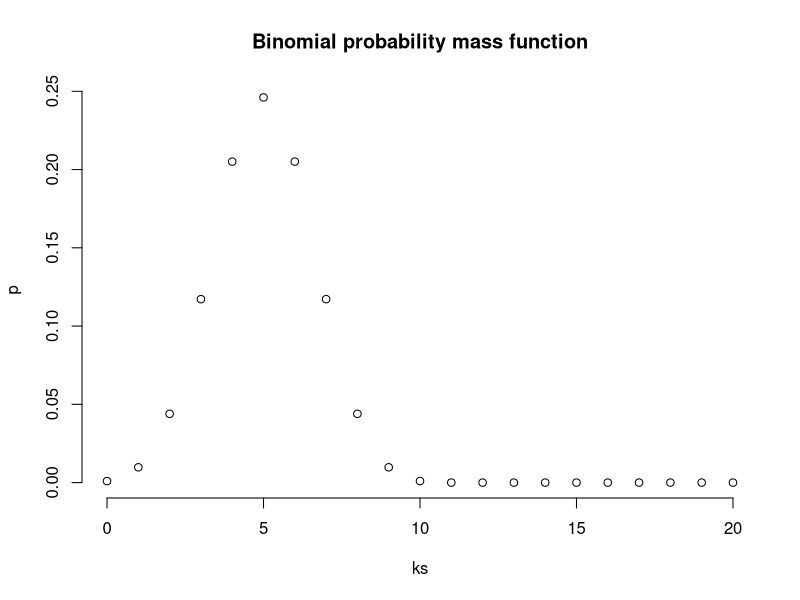
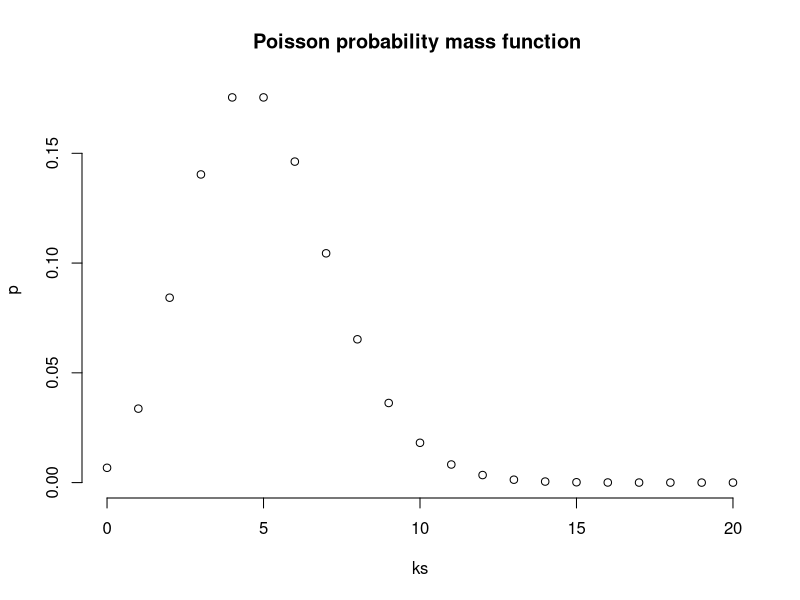
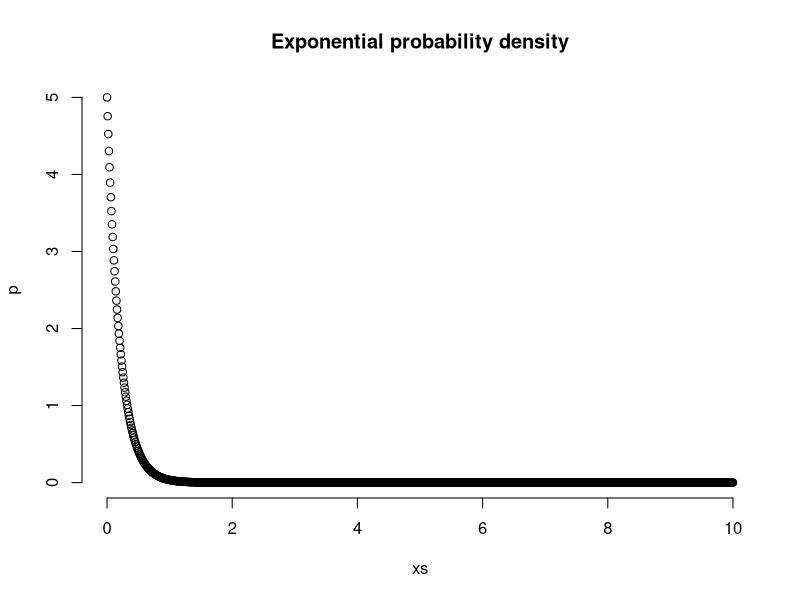
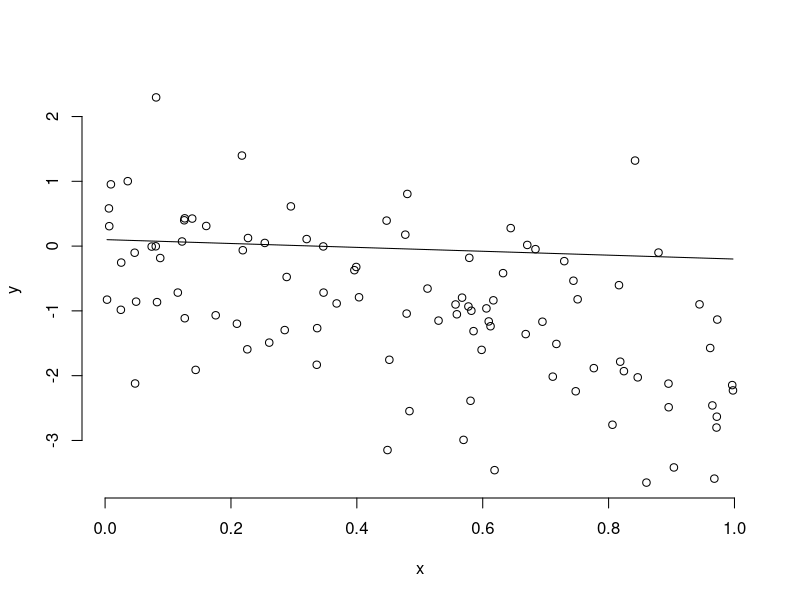

These figures' R source, in order:
## ---- chunk 1
ks = 0:20
p = dbinom(ks,size=10,p=1/2)
plot(ks,p, bty="n", main="Binomial probability mass function")
## ---- chunk 2
ks = 0:20
lam = 5
p = dpois(ks,lam)
plot(ks,p, bty="n", main="Poisson probability mass function ")
## ---- chunk 3
xs = seq(0,10,by=0.01)
lam = 5
p = dexp(xs, rate=lam)
plot(xs, p, bty="n", main="Exponential probability density")
## ---- chunk 4
n = 100
eps = rnorm(100)
x = runif(n)
y = 0.1 - 2*x + eps
plot(x,y, bty="n")
lines(x,0.1-0.3*x)
